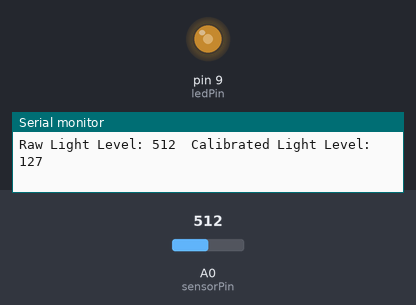
Recording of a sketch running on a simulated Arduino Uno, built with avr-gcc and run on an emulated ATmega328P. On the bench: output pins drawn as LEDs (lit = HIGH), the last lines printed to the serial monitor. The test bench sets the inputs (shaded band); at power-on: A0 (sensorPin) = 512.

Above: at 1.2 s.
1.3 s: A0 (sensorPin) set to 417
At 2.5 s:
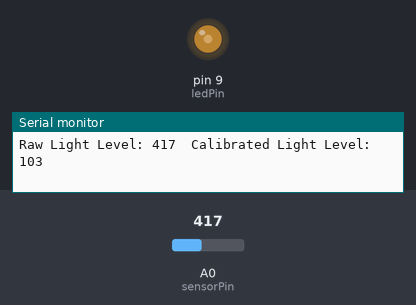
4.3 s: A0 (sensorPin) set to 392
At 5.6 s:
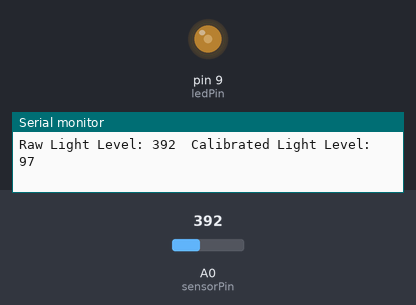
7.3 s: A0 (sensorPin) set to 716
At 8.5 s:
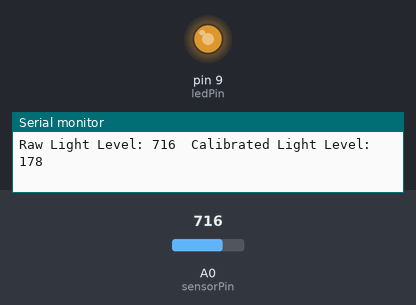
8.9 s: A0 (sensorPin) set to 983
At 9.4 s:
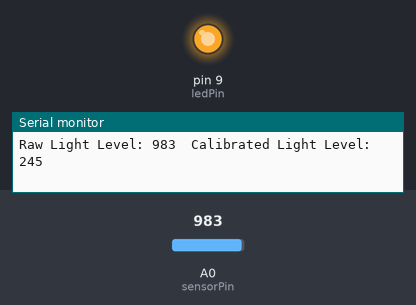
10.4 s: A0 (sensorPin) set to 1007
At 11.3 s:
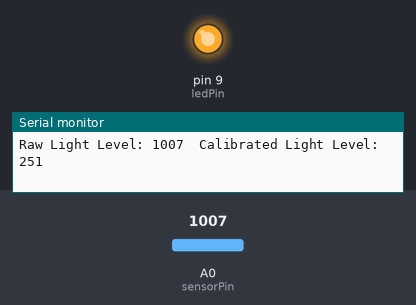
13.4 s: A0 (sensorPin) set to 122
At 13.7 s:
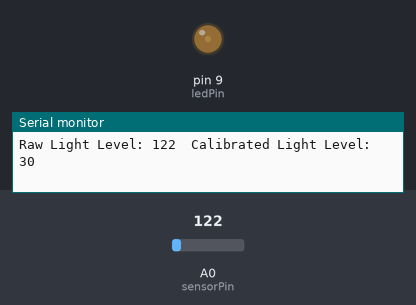
Timing chart, 0 to 15.9 s (numbered marks = the images above; inputs shaded):
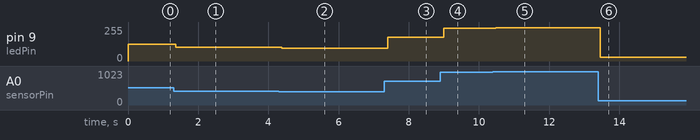

Measured:
- after the input at 1.3 s, pin 9 (ledPin): 127/255 → 103/255 after 0.06 s
- after the input at 4.3 s, pin 9 (ledPin): 103/255 → 97/255 after 0.09 s
- after the input at 7.3 s, pin 9 (ledPin): 97/255 → 178/255 after 0.10 s
- after the input at 8.9 s, pin 9 (ledPin): 178/255 → 245/255 after 0.10 s
- after the input at 10.4 s, pin 9 (ledPin): 245/255 → 251/255 after 0.08 s
- after the input at 13.4 s, pin 9 (ledPin): 251/255 → 30/255 after 0.05 s

The sketch:

Circuit_10_Photoresistor.ino
```cpp
/******************************************************************
CoMotion MakerSpace 2018
Edited by: Ramon Qu
Arduino 101 Basic Workshop
 * SparkFun Inventor's Kit
 * Example sketch 06
 *
 * PHOTO RESISTOR
 *
 * Use a photoresistor (light sensor) to control the brightness
 * of a LED.
 *
 * This sketch was written by SparkFun Electronics,
 * with lots of help from the Arduino community.
 * This code is completely free for any use.
 * Visit http://learn.sparkfun.com/products/2 for SIK information.
 * Visit http://www.arduino.cc to learn about the Arduino.
 *
 * Version 2.0 6/2012 MDG
 * Version 2.1 9/2014 BCH
/*****************************************************************/

// As usual, we'll create constants to name the pins we're using.
// This will make it easier to follow the code below.

const int sensorPin = 0;
const int ledPin = 9;

// We'll also set up some global variables for the light level:
int lightLevel;
int calibratedlightLevel; // used to store the scaled / calibrated lightLevel
int maxThreshold = 0;     // used for setting the "max" light level
int minThreshold = 1023;   // used for setting the "min" light level

void setup()
{
  pinMode(ledPin, OUTPUT);    // Set up the LED pin to be an output.
  Serial.begin(9600);  //Begin the Serial with 9600 baud rate
}

void loop()
{
  lightLevel = analogRead(sensorPin);  // reads the voltage on the sensorPin
 // Serial.print(lightLevel);
  //autoRange();  // autoRanges the min / max values you see in your room.

  calibratedlightLevel = map(lightLevel, 0, 1023, 0, 255);  // scale the lightLevel from 0 - 1023 range to 0 - 255 range.
                                                  // the map() function applies a linear scale / offset.
                                                  // map(inputValue, fromMin, fromMax, toMin, toMax);
  Serial.print("Raw Light Level: ");
  Serial.print(lightLevel);
  Serial.print("  Calibrated Light Level: ");
  Serial.println(calibratedlightLevel);   // println the calibrated light level

  analogWrite(ledPin, calibratedlightLevel);    // set the led level based on the input lightLevel.
}
/******************************************************************
 * void autoRange()
 *
 * This function sets a minThreshold and maxThreshold value for the
 * light levels in your setting. Move your hand / light source / etc
 * so that your light sensor sees a full range of values. This will
 * "autoCalibrate" to your range of input values.
/*****************************************************************/

void autoRange()
{
  if (lightLevel < minThreshold)  // minThreshold was initialized to 1023 -- so, if it's less, reset the threshold level.
    minThreshold = lightLevel;

  if (lightLevel > maxThreshold)  // maxThreshold was initialized to 0 -- so, if it's bigger, reset the threshold level.
    maxThreshold = lightLevel;

  // Once we have the highest and lowest values, we can stick them
  // directly into the map() function.
  //
  // This function must run a few times to get a good range of bright and dark values in order to work.

  lightLevel = map(lightLevel, minThreshold, maxThreshold, 0, 255);
  lightLevel = constrain(lightLevel, 0, 255);
}
```
